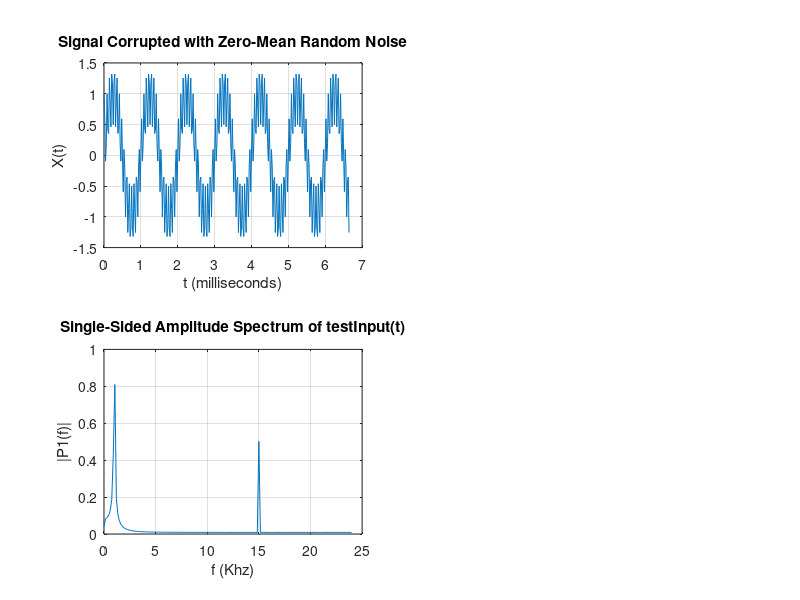

Write the MATLAB code that produced this figure. (Note: this script raises an error after producing the figure.)
clf, clc, clear all

Fs=48000; Ts = 1/Fs; L =320; t = (0:L-1)*Ts; f = (Fs/L)*(0:0.5*L);
Fc = 6000;  orden = 28;

testInput = sin(2*pi*1000*t)+0.5*sin(2*pi*15000*t) + 0.0*rand(size(t));

testInput(1)=1;
figure(1)
subplot(221)
plot(1000*t,testInput)
title('Signal Corrupted with Zero-Mean Random Noise')
xlabel('t (milliseconds)')
ylabel('X(t)')
grid on

Y = fft(testInput);
P2 = abs(Y/L);
P1 = P2(1:L/2+1);
P1(2:end-1) = 2*P1(2:end-1);

figure(1)
subplot(223)
plot(f*0.001,P1)
title('Single-Sided Amplitude Spectrum of testInput(t)')
xlabel('f (Khz)')
ylabel('|P1(f)|')
grid on

[firCoeffsb, firCoeffsa] = fir1(orden, 2*Fc/Fs);
%[firCoeffs, firTime] = impz(firCoeffsb, firCoeffsa);
[h,w] = freqz(firCoeffsb,firCoeffsa,length(f));

% figure(2)
% subplot(121)
% plot(1000*Ts*firTime, firCoeffs), %xlim(1000*Ts*[firTime(1) firTime(end)])
% title('Respuesta Impulsiva del filtro (t)')
% xlabel('t (milliseconds)')
% grid on
% subplot(122)
% plot(0.001*Fs*w/(2*pi),abs(h),'r'), xlim([0 0.001*Fs/2]), grid on
% title('Single-Sided Amplitude Spectrum of Respuesta Impulsiva(t)')
% xlabel('f (Khz)')
% ylabel('|P1(f)|')

testOutput = filter(firCoeffsb,firCoeffsa,testInput);

figure(1)
subplot(222)
plot(1000*t,testOutput)
title('Filtered Signal')
xlabel('t (milliseconds)')
ylabel('X(t)')
grid on

Y = fft(testOutput); 
P2 = abs(Y/L); 
P1 = P2(1:L/2+1); 
P1(2:end-1) = 2*P1(2:end-1);

figure(1),subplot(224)
[ax,h1,h2] = plotyy(f*0.001,P1,f*0.001,abs(h));
title('Single-Sided Amplitude Spectrum of testOutput(t)')
xlabel('f (Khz)')
ylabel('|P1(f)|')
grid on
set(ax(2),'Ylim',[0 1])

external_generation
